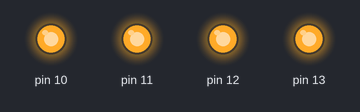
A sketch run on a simulated Arduino Uno, built with avr-gcc and run on an emulated ATmega328P. Parts: output pins drawn as LEDs (lit = HIGH).

Above: at 0.1 s.
At 1.1 s:
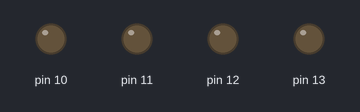
Timing chart, 0 to 2.6 s (numbered marks = the images above):
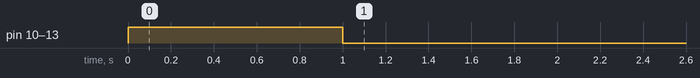

The sketch:

Houston.ino
```cpp
/**** BLUETOOTH SETUP ****/
#include <SoftwareSerial.h>                     // Software Serial Port


#define DEBUG_ENABLED  1


SoftwareSerial bt(2,3);  //TX | RX

/*****************************/


void setup() {

  Serial.begin(9600);

  /*** Bluetooth setup *******************************/

  // 2 TX
  // 3 RX
  pinMode(2, INPUT);
  pinMode(3, OUTPUT);
  bt.begin(57600);

  /*****************************************************/

  pinMode(13,OUTPUT);
  pinMode(12,OUTPUT);
  pinMode(11,OUTPUT);
  pinMode(10,OUTPUT);

  //testing the methods
  blinkAll();

}


void loop() {

  //Test sending bluetooth command to slave

    //Receive from server
   if (Serial.available()) {
    char input = Serial.read();  // read first available byte into a variable
    // THis is where we retrieve the data from the server,
    //Then send it to the rover via bluetooth
     bt.print(input);
     //Serial.print('h');
  }


  /******* READ BLUETOOTH SERIAL ******/
  if(bt.available()){
     //THis will be where we handle the response from the rover
      char r = bt.read();
      //send rover response to server
      Serial.println(r);
    }
}


void blinkAll(){
  digitalWrite(13, HIGH);
  digitalWrite(12, HIGH);
  digitalWrite(11, HIGH);
  digitalWrite(10, HIGH);

  delay(1000);
  digitalWrite(13,LOW);
  digitalWrite(12,LOW);
  digitalWrite(11,LOW);
  digitalWrite(10,LOW);

}
```
